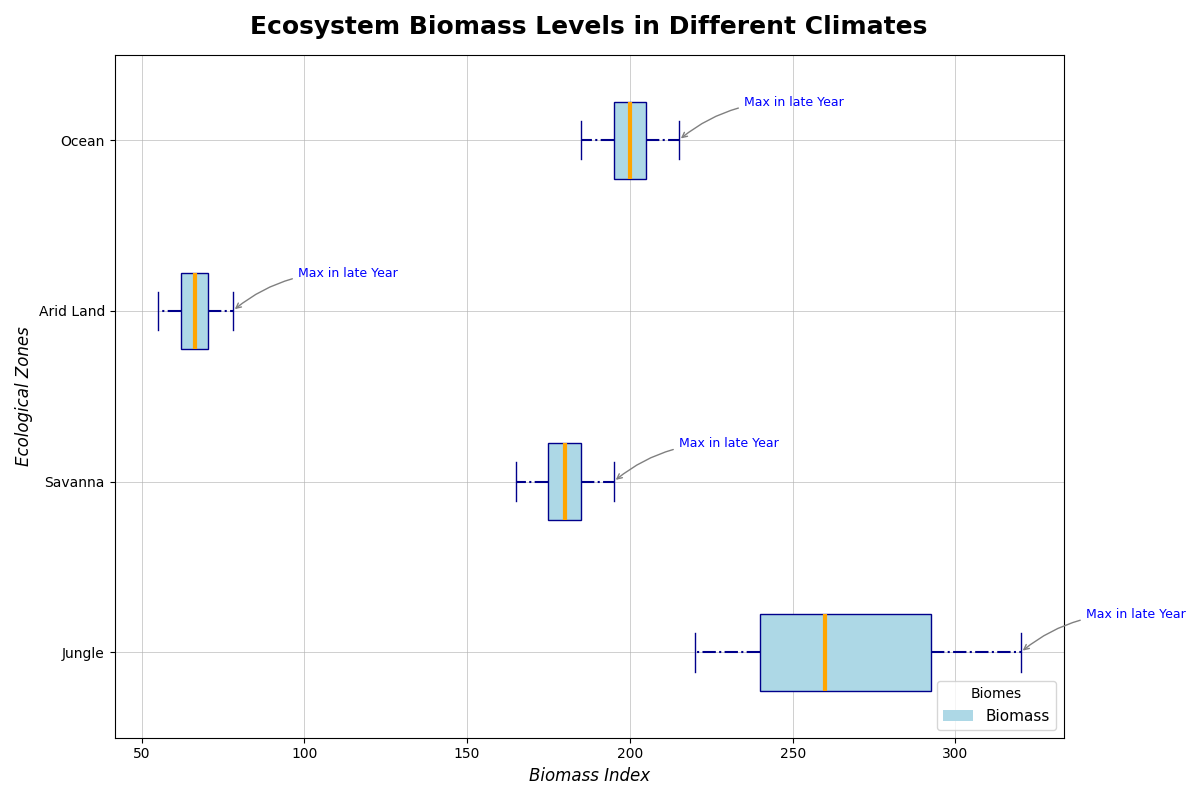

Recreate this plot in Python.
import matplotlib.pyplot as plt
from matplotlib.patches import Patch

forest_biomass = [250, 270, 300, 320, 240, 260, 290, 310, 230, 250, 280, 300, 220, 230, 240, 260]
grassland_biomass = [180, 185, 190, 195, 175, 180, 185, 190, 170, 175, 180, 185, 165, 170, 175, 180]
desert_biomass = [70, 72, 75, 78, 65, 68, 70, 73, 60, 63, 65, 68, 55, 58, 60, 63]
marine_biomass = [200, 205, 210, 215, 195, 200, 205, 210, 190, 195, 200, 205, 185, 190, 195, 200]

biomass_data = [
    forest_biomass,
    grassland_biomass,
    desert_biomass,
    marine_biomass
]

ecosystems = ["Jungle", "Savanna", "Arid Land", "Ocean"]

fig, ax = plt.subplots(1, 1, figsize=(12, 8))

box_color = 'lightblue'
line_color = 'darkblue'

boxplots = ax.boxplot(biomass_data, patch_artist=True, vert=False,
                    boxprops=dict(facecolor=box_color, color=line_color),
                    whiskerprops=dict(color=line_color, linestyle='-.', linewidth=1.5),
                    capprops=dict(color=line_color, linestyle='-'),
                    medianprops=dict(color='orange', linewidth=3),
                    flierprops=dict(marker='x', color=line_color, alpha=0.5, markersize=7))

ax.set_yticklabels(ecosystems)
ax.set_title('Ecosystem Biomass Levels in Different Climates', fontsize=18, fontweight='bold', pad=15)
ax.set_ylabel('Ecological Zones', fontsize=12, fontstyle='italic')
ax.set_xlabel('Biomass Index', fontsize=12, fontstyle='italic')
ax.grid(True, linestyle='-', linewidth=0.7, alpha=0.6)

legend_elements = [Patch(facecolor=box_color, label='Biomass')]
ax.legend(handles=legend_elements, title='Biomes', loc='lower right', fontsize=11)

annotations = [
    ('Max in late Year', 320, 1, 'Jungle'),
    ('Max in late Year', 195, 2, 'Savanna'),
    ('Max in late Year', 78, 3, 'Arid Land'),
    ('Max in late Year', 215, 4, 'Ocean'),
]

for text, x, y, ecosystem in annotations:
    ax.annotate(text, xy=(x, y), xytext=(x + 20, y + 0.2),
                arrowprops=dict(arrowstyle='->', connectionstyle='arc3,rad=.2', color='gray'),
                fontsize=9, color='blue')

plt.tight_layout()
plt.show()
